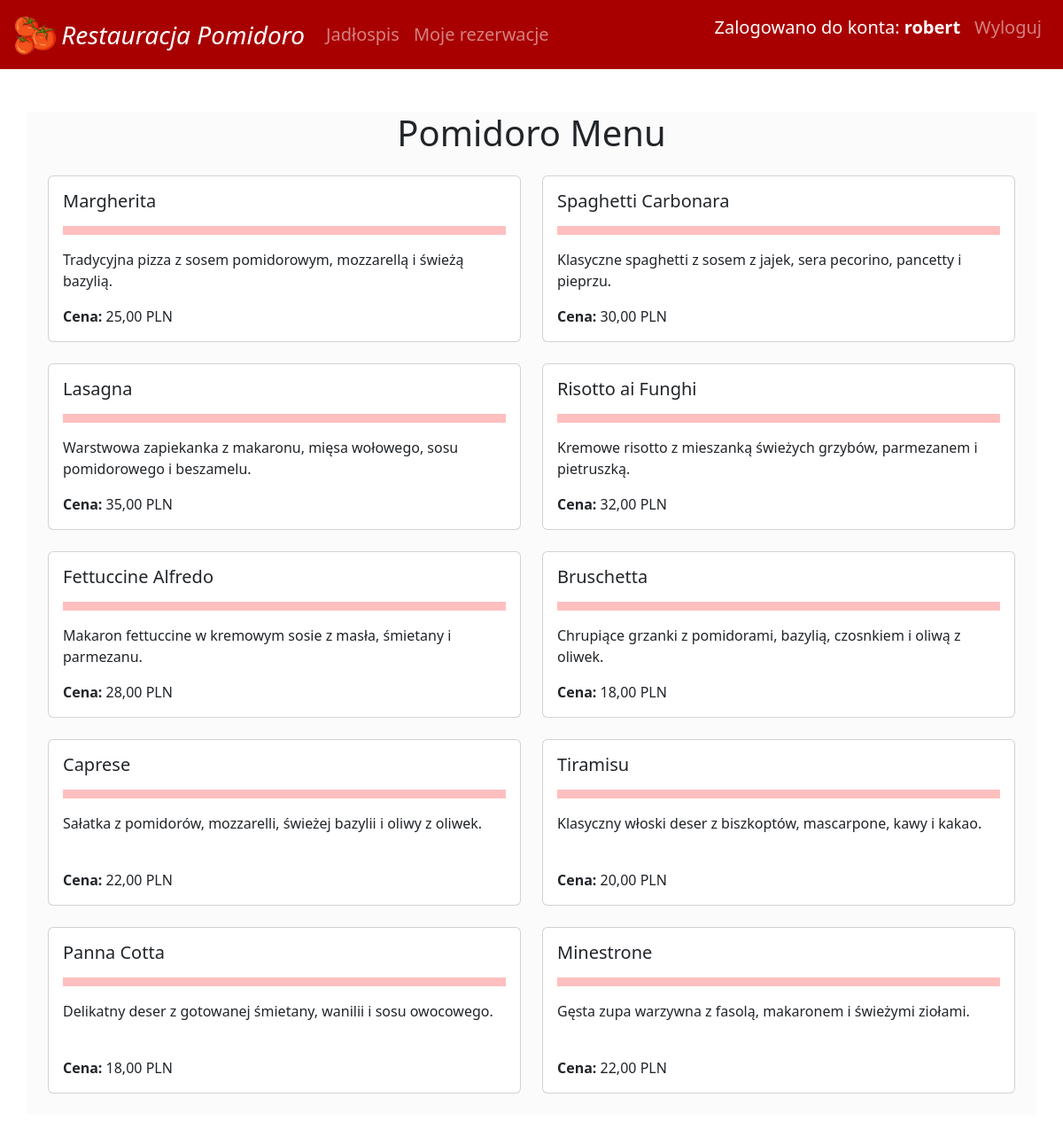
The app's page /menu (signed in) with its own data.
### reserv/models.py (models this page shows, shortened)
class MenuItem(models.Model):
    name = models.CharField(max_length=100)
    description = models.TextField()
    price = models.DecimalField(max_digits=5, decimal_places=2)

### reserv/views.py (the view)
# urls.py: path('menu', restaurant_menu, name='restaurant_menu'),
def restaurant_menu(request):
    items = MenuItem.objects.all()
    return render(request, 'reserv/restaurant_menu.html', {'items': items})

### templates/reserv/restaurant_menu.html (shortened to what this page needs)
{% extends 'reserv/template.html' %}
{% load static %}
{% block content %}
    <div class="container mt-5">
        <h1 class="text-center mb-4">Pomidoro Menu</h1>
        <div class="row">
            {% for item in items %}
                <div class="col-md-6 mb-4">
                    <div class="card">
                        <div class="card-body">
                            <h5 class="card-title">{{ item.name }}</h5>
                            <hr style="border: 5px solid red!important;">
                            <p class="card-text"  style="height: 3rem;">{{ item.description }}</p>
                            <p class="card-text"><strong>Cena:</strong> {{ item.price }} PLN</p>
                        </div>
                    </div>
                </div>
            {% endfor %}
        </div>
    </div>
{% endblock %}

### templates/reserv/template.html (shortened to what this page needs)
<!DOCTYPE html>
<html>
<head>
    <link href="https://stackpath.bootstrapcdn.com/bootstrap/4.5.2/css/bootstrap.min.css" rel="stylesheet">
    <link rel="stylesheet" href="https://stackpath.bootstrapcdn.com/bootstrap/4.5.2/css/bootstrap.min.css">
    <link rel="stylesheet" href="https://kendo.cdn.telerik.com/2021.3.914/styles/kendo.default-v2.min.css">
    <link href="https://cdn.jsdelivr.net/npm/bootstrap@5.3.3/dist/css/bootstrap.min.css" rel="stylesheet">
    {% load static %}
</head>
<body>
    <nav class="navbar navbar-expand-lg navbar-dark pl-3 pr-3 fs-5" style="background-color: rgb(168, 0, 0);">
        <a class="navbar-brand" href="{% url 'homepage' %}"><img src="{% static 'images/logo.png' %}" style="width: 6vh;">
            <i style="font-size: 3.5vh; vertical-align: middle;"> Restauracja Pomidoro</i></a>
        <div class="collapse navbar-collapse" id="navbarSupportedContent">
            <ul class="navbar-nav mr-auto">
                <li class="nav-item">
                    <a class="nav-link" href="{% url 'restaurant_menu' %}">Jadłospis</a>
                </li>
                <li class="nav-item">
                    <a class="nav-link" href="{% url 'reservation_user' %}">Moje rezerwacje</a>
                </li>
            </ul>
            <ul class="navbar-nav ml-auto">
                    {% if user.is_authenticated %}
                    <li class="nav-item">
                        <p class="nav-link active">Zalogowano do konta: <b>{{user.username}}</b></p>
                    </li>
                    {% endif %}
                    {% if user.is_authenticated %}
                    <li class="nav-item" style="margin: 0; padding: 0;">
                        <form action="{% url 'logout_' %}" method="post" style="margin: 0; padding: 0;">
                            <button class="btn nav-link">Wyloguj</button>
                        </form>
                    </li>
                    {% endif %}
            </ul>
        </div>
    </nav>
    <div id="bg" class="container mt-3 mb-3">
        {% block content %}{% endblock %}
    </div>
</body>
</html>

### records on screen
MenuItem: name "Margherita", description "Tradycyjna pizza z sosem pomidorowym, mozzarellą i świeżą bazylią.", price "25,00"
MenuItem: name "Spaghetti Carbonara", description "Klasyczne spaghetti z sosem z jajek, sera pecorino, pancetty i pieprzu.", price "30,00"
MenuItem: name "Lasagna", description "Warstwowa zapiekanka z makaronu, mięsa wołowego, sosu pomidorowego i beszamelu.", price "35,00"
MenuItem: name "Risotto ai Funghi", description "Kremowe risotto z mieszanką świeżych grzybów, parmezanem i pietruszką.", price "32,00"
MenuItem: name "Fettuccine Alfredo", description "Makaron fettuccine w kremowym sosie z masła, śmietany i parmezanu.", price "28,00"
MenuItem: name "Bruschetta", description "Chrupiące grzanki z pomidorami, bazylią, czosnkiem i oliwą z oliwek.", price "18,00"
MenuItem: name "Caprese", description "Sałatka z pomidorów, mozzarelli, świeżej bazylii i oliwy z oliwek.", price "22,00"
MenuItem: name "Tiramisu", description "Klasyczny włoski deser z biszkoptów, mascarpone, kawy i kakao.", price "20,00"
MenuItem: name "Panna Cotta", description "Delikatny deser z gotowanej śmietany, wanilii i sosu owocowego.", price "18,00"
MenuItem: name "Minestrone", description "Gęsta zupa warzywna z fasolą, makaronem i świeżymi ziołami.", price "22,00"

### other values on screen
{{ user.username }} "robert"
